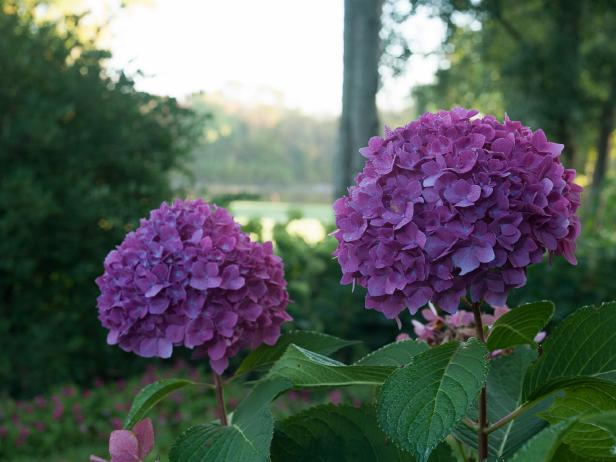
#> input picture CV_basics/data/hydrangea.jpeg, 616 x 462 px
$ python cropping.py
#> lines starting #> are read from the running program, lines starting #| are printed output that depends on the picture
import cv2
import os

img = cv2.imread(os.path.join('..', '..', 'data', 'hydrangea.jpeg'))
#> img is the input picture: shape (462, 616, 3); mean B, G, R 90.4, 94.2, 86.4

print(img.shape)
#| (462, 616, 3)

# (height interval, width interval)
# center is top left.
cropped_img = img[90:357, 324:584]
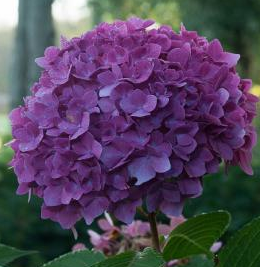
#> cropped_img: shape (267, 260, 3); mean B, G, R 92.4, 68.7, 83.1
print(cropped_img.shape)
#| (267, 260, 3)
cv2.imshow('Image Visualizer', img)
cv2.imshow('Image Cropped Visualizer', cropped_img)

cv2.waitKey(0)
